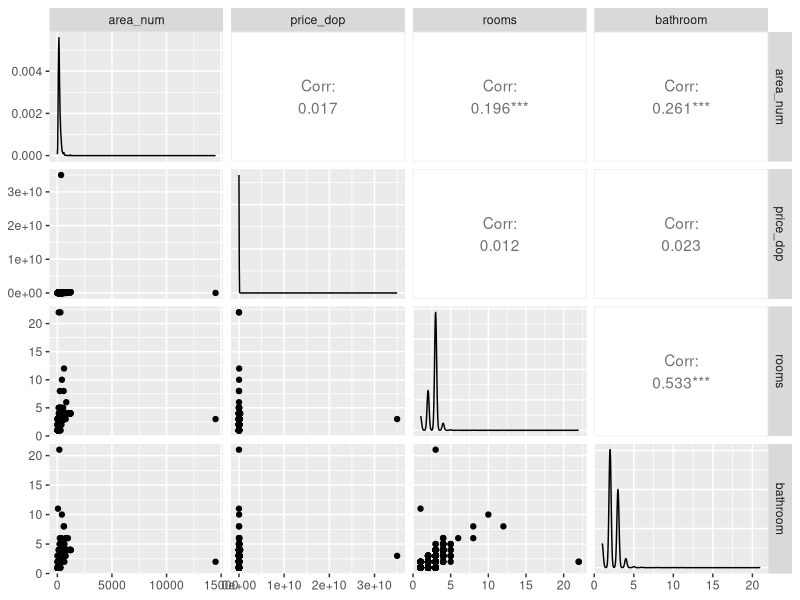
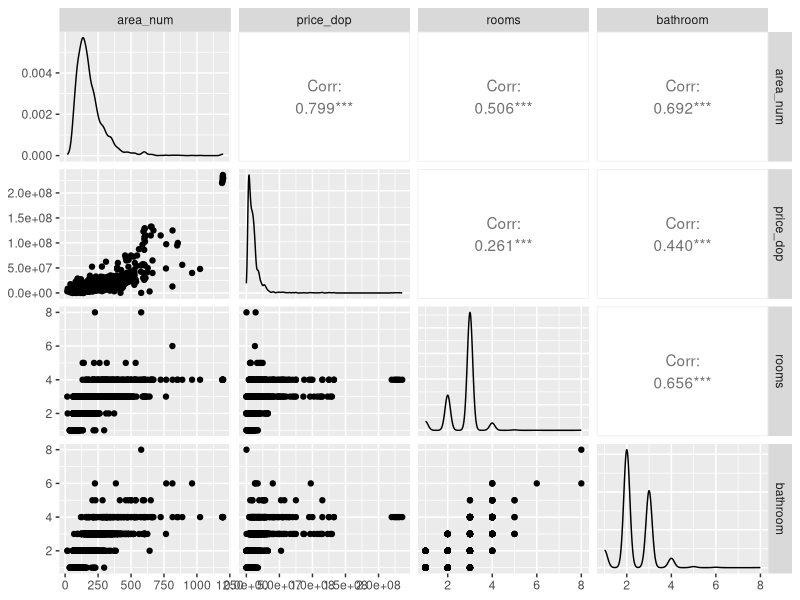
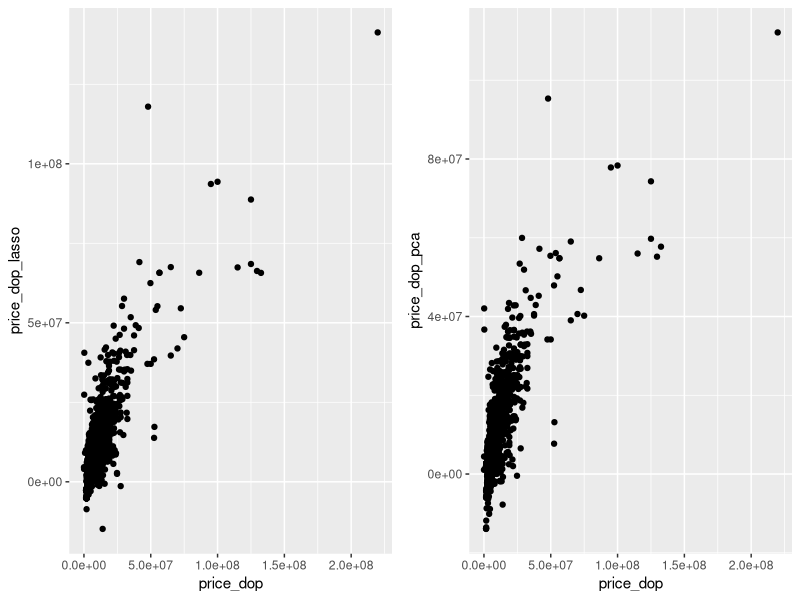
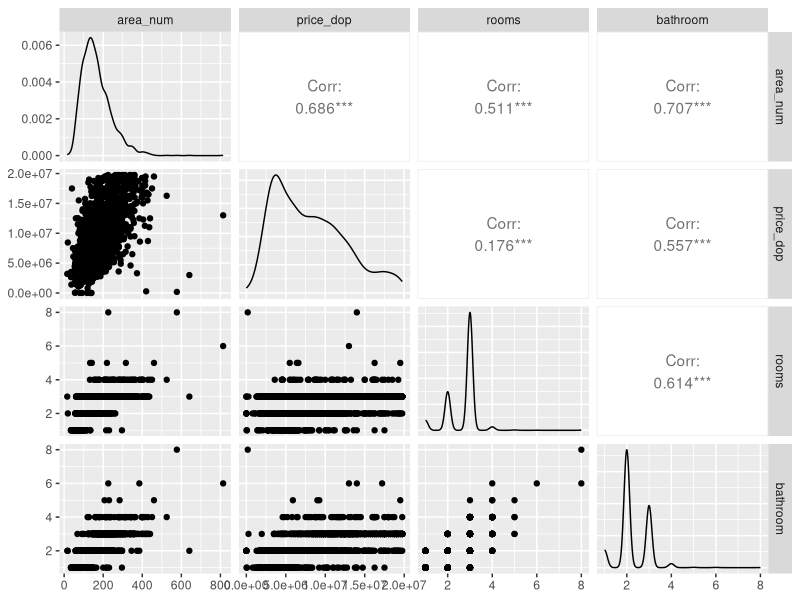
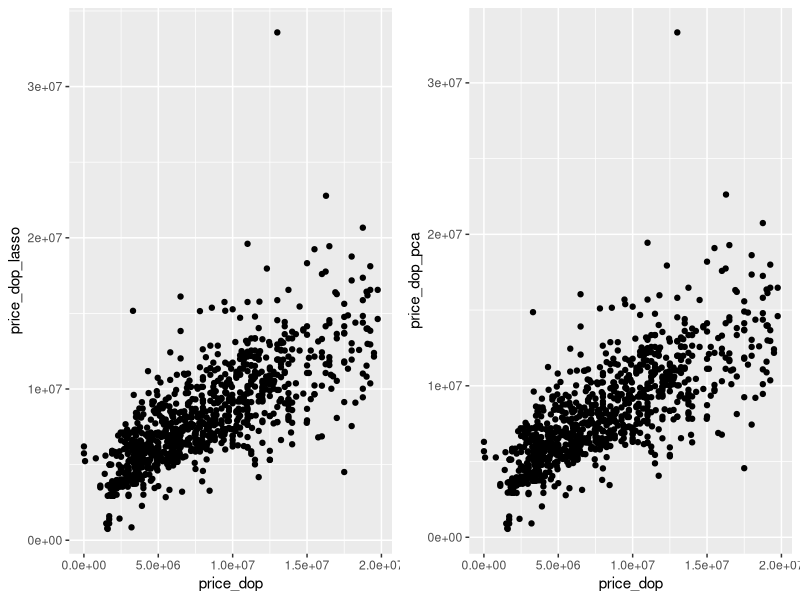
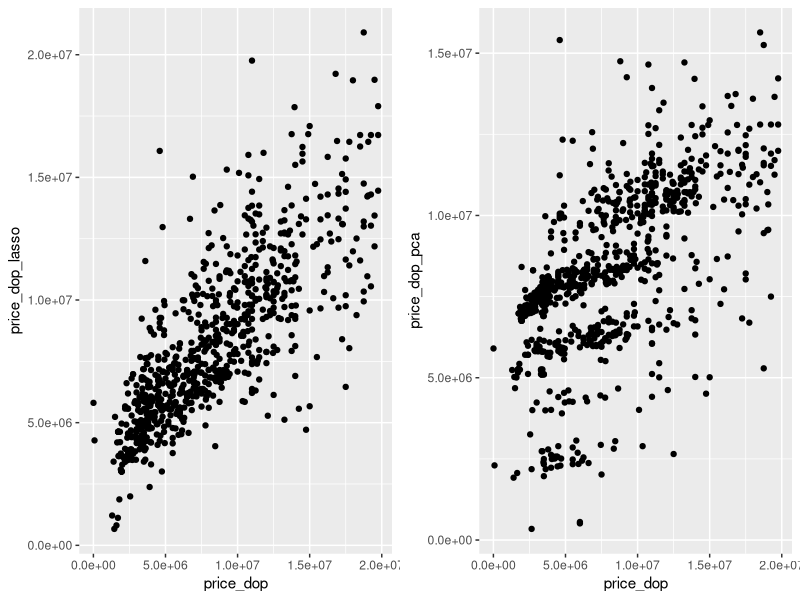
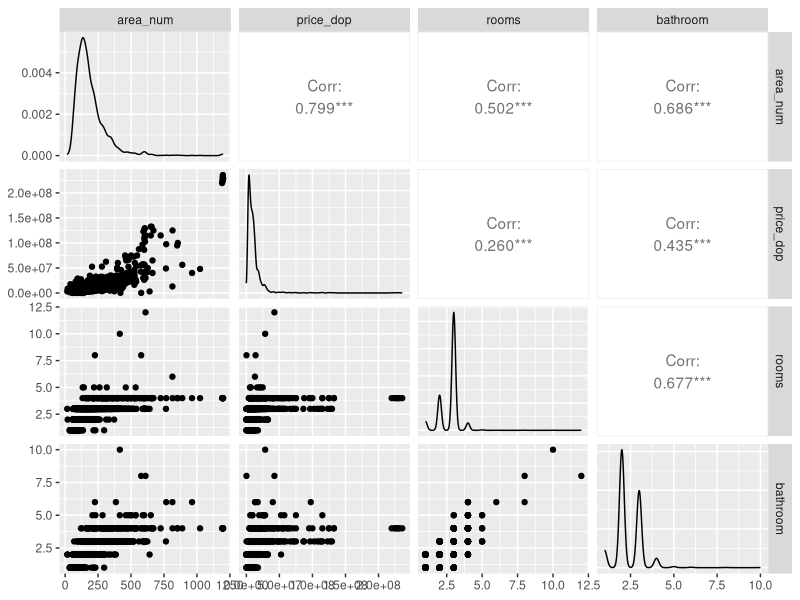
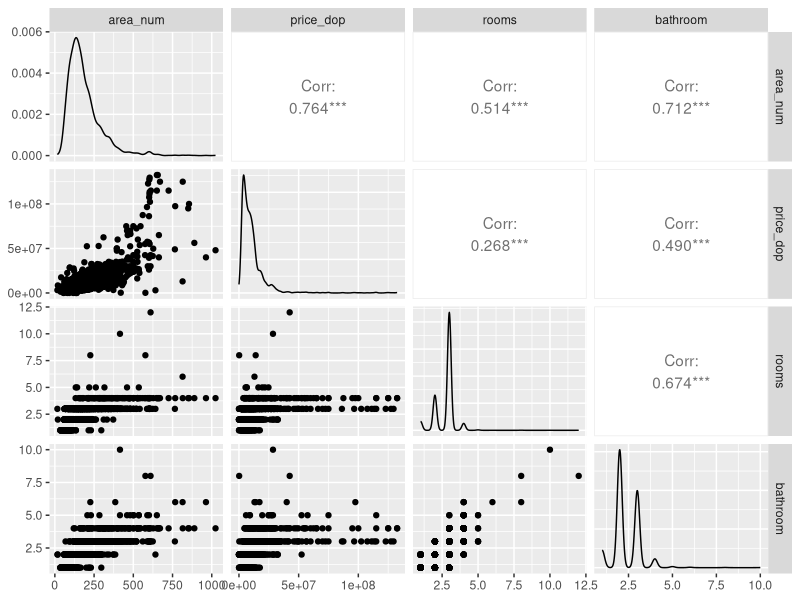

Reproduce these figures in R, in order.
# The main discovery I want to make is what are the principal drivers in dominican republic apartment prices
# I'll be examining mainly 3 variables for this:
# Area, amount of bathrooms and rooms


library(dplyr)
library(ggplot2)
library(gridExtra)
library(GGally)
library(skimr)

# Get and format the data
apartment_df = read.csv('Apartment.csv', stringsAsFactors = FALSE)

apartment_df['moneda'] = substr(apartment_df$price, 1, 2)
apartment_df['price_num'] = gsub(pattern = ",", "", substr(apartment_df$price, 4, length(apartment_df$price)) ) %>% 
  as.numeric()
apartment_df['price_dop'] = ifelse(apartment_df$moneda == 'RD', apartment_df$price_num, apartment_df$price_num*50)
apartment_df['area_num'] = gsub(pattern = "[,mt]", replacement = "", apartment_df$area) %>% 
  as.numeric()
apartment_df['bathroom'] = apartment_df$bathroom %>% as.numeric()
apartment_df['rooms'] = apartment_df$rooms %>% as.numeric()
apartment_df['latitude'] = apartment_df$latitude %>% as.numeric()
apartment_df['longitude'] = apartment_df$longitude %>% as.numeric()

# Analyze the data a bit
apartment_df %>%
  skim

# Plot the data
apartment_df %>% 
  select(area_num, price_dop, rooms, bathroom) %>% 
  ggpairs()

# As we can see we have some big outliers in the data.
# What I like to do is to take them out as they can be just some errors in the data (as we got it just from 
# web scrapping) or maybe it's data that can offer us some other useful insights.
# For now let's just take it out and continue.

apartment_df_sell <- apartment_df %>% 
  filter(area_num > 0 & area_num < 2500 & bathroom < 10 & price_dop > 0 & price_dop < 1e+10/4 & rooms < 12) %>% 
  filter(type == "Venta")

# Let's scan the data again and run some correlations

apartment_df_sell %>%
  skim

apartment_df_sell %>% 
  select(area_num, price_dop, rooms, bathroom) %>% 
  ggpairs()


# Taking a quick glance it's easy to see a small group of really pricy apartments which also appear to be
# really big judging by the area.
# Looking at the correlation between rooms and price it seems a bit off that it;s lower than the correlation
# between  bathrooms and price, inspecting this closer looking at the graph we can see that some apartments are
# on the low side in price but have more than 5 rooms. It's something worth investigating further later on.

# Now let's build some linear models to see how well we can predict the price of the apartments.

# I'll just keep it simple and build PCA regression and a regularized regression.

# We'll do it the machine learning way by dividing into trainning and testing, because I don't think I can
# get much explanation of the parameters since all the variables are so highly correlated.

library(caret)

index <- createDataPartition(apartment_df_sell$price_dop, p=0.6, list = F)
train <- apartment_df_sell[ index, ]
test <- apartment_df_sell[-index, ]


# regularized regression
lasso <- train(price_dop ~ bathroom + area_num + rooms,
               data = train,
             method = 'glmnet',
             preProcess = c("center", "scale"),
             tuneLength = 10
)

# PCA

pca_reg <- train(price_dop ~ bathroom + area_num + rooms,
               data = train,
               method = 'glm',
               preProcess = c("center", "scale", "pca"),
               trControl = trainControl(preProcOptions = list(pcaComp = 2)),
               tuneLength = 1
)


# Plot predictions vs reality in testing set
test$price_dop_lasso <- predict(lasso, test)
test$price_dop_pca <- predict(pca_reg, test)


lasso_plot <- test %>% 
  ggplot(aes(x = price_dop, y = price_dop_lasso)) +
  geom_point()

pca_plot <- test %>% 
  ggplot(aes(x = price_dop, y = price_dop_pca)) +
  geom_point()

grid.arrange(lasso_plot, pca_plot, nrow = 1)



# Let's do the same but only for houses that are worth less than DOP 20,000,000



apartment_df_sell_v2 <- apartment_df %>% 
  filter(area_num > 0 & area_num < 2500 & bathroom < 10 & price_dop > 0 & price_dop < 2e+7 & rooms < 12) %>% 
  filter(type == "Venta")

# Let's scan the data again and run some correlations

apartment_df_sell_v2 %>%
  skim

apartment_df_sell_v2 %>% 
  select(area_num, price_dop, rooms, bathroom) %>% 
  ggpairs()


# Taking a quick glance it's easy to see a small group of really pricy apartments which also appear to be
# really big judging by the area.
# Looking at the correlation between rooms and price it seems a bit off that it;s lower than the correlation
# between  bathrooms and price, inspecting this closer looking at the graph we can see that some apartments are
# on the low side in price but have more than 5 rooms. It's something worth investigating further later on.

# Now let's build some linear models to see how well we can predict the price of the apartments.

# I'll just keep it simple and build PCA regression and a regularized regression.

# We'll do it the machine learning way by dividing into trainning and testing, because I don't think I can
# get much explanation of the parameters since all the variables are so highly correlated.

library(caret)

index <- createDataPartition(apartment_df_sell_v2$price_dop, p=0.6, list = F)
train <- apartment_df_sell_v2[ index, ]
test <- apartment_df_sell_v2[-index, ]


# regularized regression
lasso <- train(price_dop ~ bathroom + area_num + rooms,
               data = train,
               method = 'glmnet',
               preProcess = c("center", "scale"),
               tuneLength = 10
)

# PCA

pca_reg <- train(price_dop ~ bathroom + area_num + rooms,
                 data = train,
                 method = 'glm',
                 preProcess = c("center", "scale", "pca"),
                 trControl = trainControl(preProcOptions = list(pcaComp = 2)),
                 tuneLength = 1
)


# Plot predictions vs reality in testing set
test$price_dop_lasso <- predict(lasso, test)
test$price_dop_pca <- predict(pca_reg, test)


lasso_plot <- test %>% 
  ggplot(aes(x = price_dop, y = price_dop_lasso)) +
  geom_point()

pca_plot <- test %>% 
  ggplot(aes(x = price_dop, y = price_dop_pca)) +
  geom_point()

grid.arrange(lasso_plot, pca_plot, nrow = 1)



# Looking at the plots, the predictions dont look that good.
# The variance in the predictions plots doesn't looks constant which let's me
# to believe that we are missing some predictors.
# I have latitude and longitude but they are not that clean
# I'll try using them anyways to see what happens.

apartment_df_sell_v3 <- apartment_df %>% 
  filter(area_num > 0 &
           area_num < 2500 &
           bathroom < 10 &
           price_dop > 0 &
           price_dop < 2e+7 &
           rooms < 12 &
           latitude >= 17.54 & latitude <= 19.96 &
           longitude >= -71.84 & longitude <= -68.35) %>% 
  filter(type == "Venta") %>% 
  mutate(longitude = longitude,
         latitude = latitude)


index <- createDataPartition(apartment_df_sell_v3$price_dop, p=0.6, list = F)
train <- apartment_df_sell_v3[ index, ]
test <- apartment_df_sell_v3[-index, ]


# regularized regression
lasso <- train(price_dop ~ bathroom + area_num + rooms + latitude + longitude,
               data = train,
               method = 'glmnet',
               preProcess = c("center", "scale"),
               tuneLength = 10
)

# PCA

pca_reg <- train(price_dop ~ bathroom + area_num + rooms + latitude + longitude,
                 data = train,
                 method = 'glm',
                 preProcess = c("center", "scale", "pca"),
                 trControl = trainControl(preProcOptions = list(pcaComp = 2)),
                 tuneLength = 1
)


# Plot predictions vs reality in testing set
test$price_dop_lasso <- predict(lasso, test)
test$price_dop_pca <- predict(pca_reg, test)


lasso_plot <- test %>% 
  ggplot(aes(x = price_dop, y = price_dop_lasso)) +
  geom_point()

pca_plot <- test %>% 
  ggplot(aes(x = price_dop, y = price_dop_pca)) +
  geom_point()

grid.arrange(lasso_plot, pca_plot, nrow = 1)


# For now we'll only analyze the apartments that are for sale and their price it's bellow DOP 20,000,000



apartment_df %>% 
  select(area_num, price_dop, rooms, bathroom) %>%
  cor(use = "complete.obs")



apartment_df_clean <- apartment_df %>% 
  filter(area_num > 0 & area_num < 10000 & bathroom < 20 & price_dop > 0 & price_dop < 300000000 & rooms < 20) %>% 
  filter(type == "Venta")

apartment_df_clean %>% 
  skim

apartment_df_clean %>% 
  select(area_num, price_dop, rooms, bathroom) %>% 
  ggpairs()

apartment_df_clean %>% 
  select(area_num, price_dop, rooms, bathroom) %>% 
  filter(price_dop < 200000000) %>% 
  ggpairs()